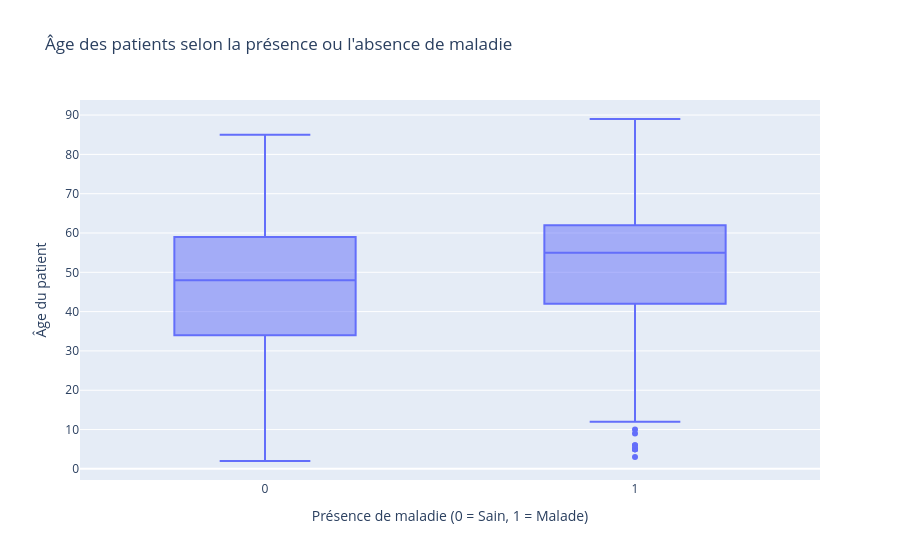

Source (notebook cell):
### Markdown cell above
### 2.2 Analyse bivariée

### Code cell
# 1. Boxplot de Patient Age en fonction de la variable cible
fig_box_age = px.box(df, x='disease', y='Patient Age', 
                     title="Âge des patients selon la présence ou l'absence de maladie",
                     labels={'disease': 'Présence de maladie (0 = Sain, 1 = Malade)', 'Patient Age': 'Âge du patient'})
fig_box_age.show()

### Figure 1 — Plotly figure (JSON) as saved in the notebook; plotly's stock layout.template omitted (floating-point values rounded to 4 significant figures; data arrays with more than 128 entries replaced by an {"elided": "..."} marker saying what was removed)
{"data": [{"alignmentgroup": "True", "hovertemplate": "Présence de maladie (0 = Sain, 1 = Malade)=%{x}<br>Âge du patient=%{y}<extra></extra>", "legendgroup": "", "marker": {"color": "#636efa"}, "name": "", "notched": false, "offsetgroup": "", "orientation": "v", "showlegend": false, "type": "box", "x": {"elided": "4956 int values"}, "x0": " ", "xaxis": "x", "y": {"elided": "4956 int values"}, "y0": " ", "yaxis": "y"}], "layout": {"boxmode": "group", "legend": {"tracegroupgap": 0}, "title": {"text": "Âge des patients selon la présence ou l'absence de maladie"}, "xaxis": {"anchor": "y", "domain": [0, 1], "title": {"text": "Présence de maladie (0 = Sain, 1 = Malade)"}}, "yaxis": {"anchor": "x", "domain": [0, 1], "title": {"text": "Âge du patient"}}}}
